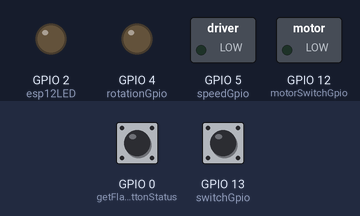
This sketch was run on a simulated ESP8266 (NodeMCU). Parts: switched loads named in the sketch (green lamp = pin HIGH), output pins drawn as LEDs (lit = HIGH). Dashed ring = blinking. The inputs (shaded band) are chosen by the test bench; at power-on: GPIO 0 (getFlashButtonStatus) HIGH, GPIO 13 (switchGpio) HIGH. WiFi joins after 1.5 s; servers stay silent unless stated; EEPROM starts erased; what the sketch prints to the serial monitor is not drawn. At 15.5 s the program puts the board to deep sleep or switches it off; the recording ends there.

Above: at 5.0 s.
5.1 s: GPIO 0 (getFlashButtonStatus) pulled LOW for 3.2 s
At 6.06 s:
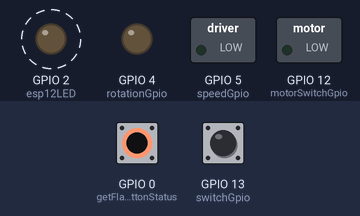
At 9.7 s:
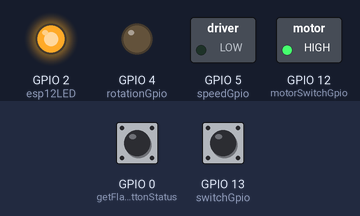
9.8 s: GPIO 13 (switchGpio) pulled LOW for 3.2 s
At 11.0 s:
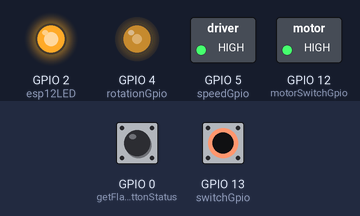
15.4 s: GPIO 13 (switchGpio) pulled LOW for 0.15 s
Timing chart, 0 to 15.5 s (numbered marks = the images above; inputs shaded):
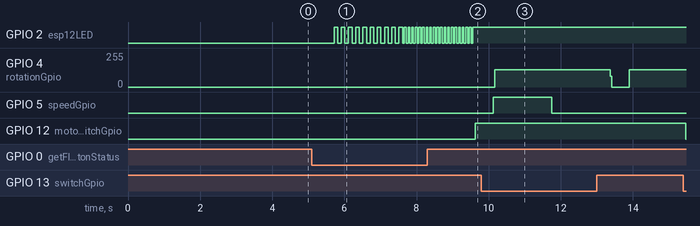

The sketch:

solartracker.ino
```cpp
#include <time.h>
#include <EEPROM.h>

#define STASSID "XXXXXXXX"  // your network SSID (name)
#define STAPSK  "YYYYYYYY"  // your network password
#define LATITUDE 35.658;    // ido (e.g. Tokyo tower)
#define LONGTITUDE 139.745; // keido

//#define MEASURE
//#define SWITCH_TEST
//#define MOTOR_TEST

/// begin of wifi
#include <ESP8266WiFi.h>
#include <WiFiUdp.h>
const char * ssid = STASSID;
const char * pass = STAPSK;
unsigned int localPort = 2390;      // local port to listen for UDP packets

/* Don't hardwire the IP address or we won't get the benefits of the pool.
    Lookup the IP address for the host name instead */
IPAddress timeServerIP; // time.nist.gov NTP server address
const char* ntpServerName = "time.nist.gov";

const int NTP_PACKET_SIZE = 48; // NTP time stamp is in the first 48 bytes of the message

byte packetBuffer[NTP_PACKET_SIZE]; //buffer to hold incoming and outgoing packets

// A UDP instance to let us send and receive packets over UDP
WiFiUDP udp;

void setupWIFI() {
  // connecting to a WiFi network
  Serial.print("\nConnecting to ");
  Serial.println(ssid);
  WiFi.mode(WIFI_STA);
  WiFi.begin(ssid, pass);
  int count = 0;
  while (WiFi.status() != WL_CONNECTED) {
    delay(500);
    Serial.print(".");
    count++;
    if (count >= 50) {
      Serial.println("\nGive up connection! Reset!");
      Serial.println("Reset!");
      ESP.reset();
    }
  }
  Serial.println();
  Serial.print("WiFi connected. IP address: ");
  Serial.println(WiFi.localIP());
  Serial.println("Starting UDP");
  udp.begin(localPort);
  Serial.print("Local port: ");
  Serial.println(udp.localPort());
  delay(1000);
}

// send an NTP request to the time server at the given address
void sendNTPpacket(IPAddress& address) {
  Serial.println("sending NTP packet...");
  // set all bytes in the buffer to 0
  memset(packetBuffer, 0, NTP_PACKET_SIZE);
  // Initialize values needed to form NTP request
  // (see URL above for details on the packets)
  packetBuffer[0] = 0b11100011;   // LI, Version, Mode
  packetBuffer[1] = 0;     // Stratum, or type of clock
  packetBuffer[2] = 6;     // Polling Interval
  packetBuffer[3] = 0xEC;  // Peer Clock Precision
  // 8 bytes of zero for Root Delay & Root Dispersion
  packetBuffer[12]  = 49;
  packetBuffer[13]  = 0x4E;
  packetBuffer[14]  = 49;
  packetBuffer[15]  = 52;

  // all NTP fields have been given values, now
  // you can send a packet requesting a timestamp:
  udp.beginPacket(address, 123); //NTP requests are to port 123
  udp.write(packetBuffer, NTP_PACKET_SIZE);
  udp.endPacket();
}
/// end of wifi

bool getDate(int &yearDay, double &hour) {
  //get a random server from the pool
  WiFi.hostByName(ntpServerName, timeServerIP);

  sendNTPpacket(timeServerIP); // send an NTP packet to a time server
  // wait to see if a reply is available
  delay(2000);

  int packetSize = 0;
  if (packetSize = udp.parsePacket() != 0) {
    Serial.print("packet received, length=");
    Serial.println(packetSize);
    // We've received a packet, read the data from it
    udp.read(packetBuffer, NTP_PACKET_SIZE); // read the packet into the buffer

    //the timestamp starts at byte 40 of the received packet and is four bytes,
    // or two words, long. First, esxtract the two words:

    unsigned long highWord = word(packetBuffer[40], packetBuffer[41]);
    unsigned long lowWord = word(packetBuffer[42], packetBuffer[43]);
    // combine the four bytes (two words) into a long integer
    // this is NTP time (seconds since Jan 1 1900):
    unsigned long secsSince1900 = highWord << 16 | lowWord;
    Serial.print("Seconds since Jan 1 1900 = ");
    Serial.println(secsSince1900);

    // now convert NTP time into everyday time:
    // Unix time starts on Jan 1 1970. In seconds, that's 2208988800:
    const unsigned long seventyYears = 2208988800UL;
    // subtract seventy years:
    unsigned long epoch = secsSince1900 - seventyYears;
    // print Unix time:
    // print the hour, minute and second:
    epoch += 9 * 60 * 60;                    // UTC -> JPN. UTC is the time at Greenwich Meridian (GMT)

    time_t time = epoch;
    struct tm *now = localtime(&time);
    char str[80];
    strftime(str, sizeof(str), "%a %Y-%m-%d %H:%M:%S", now);
    Serial.print("The JPN time is ");
    Serial.println(str);
    yearDay = now->tm_yday + 1;
    hour = now->tm_hour + now->tm_min / 60.0 + now->tm_sec / (60.0 * 60.0);
    Serial.print("Year day=");
    Serial.print(yearDay);
    Serial.print(" Hour=");
    Serial.println(hour);
    return true;
  }
  Serial.println("Cannot get packet.");
  return false;
}

struct MotorPosition {
  float angle;
  int rotation;
};

// 80 mm = 10 rounds
// 265 mm = 33 rounds
// 527/16 = 32.9
const MotorPosition motorPositionTable[]
   = {{132.0,  0}, {137.0,  2}, {141.0,  4}, {146.0,  6}, {151.0,  8},
      {155.0, 10}, {160.0, 12}, {165.0, 14}, {170.0, 16}, {175.0, 18},
      {180.0, 20}, {185.0, 22}, {190.0, 24}, {195.0, 26}, {200.5, 28},
      {205.0, 30}, {210.0, 32}, {216.5, 34}};

int getSolarPositionTableSize() {
  return sizeof(motorPositionTable) / sizeof(MotorPosition);
}

int getSolarPosition(double azimuth) {
  int arraySize = getSolarPositionTableSize();
  for (int idx = 0; idx < arraySize; idx++) {
    if (motorPositionTable[idx].angle > azimuth) {
      if (idx == 0) {
        return motorPositionTable[idx].rotation;
      }
      float rotate = motorPositionTable[idx - 1].rotation + (motorPositionTable[idx].rotation - motorPositionTable[idx - 1].rotation) *
                     (azimuth - motorPositionTable[idx - 1].angle) / (motorPositionTable[idx].angle - motorPositionTable[idx - 1].angle);
      return floor(rotate);
    }
  }
  return motorPositionTable[arraySize - 1].rotation;
}

class Motor {
  public:
  Motor() {
    motorSwitchGpio = 12;
    rotationGpio = 4;
    speedGpio = 5;
    switchGpio = 13;
  }
  void setup() {
    pinMode(motorSwitchGpio, OUTPUT);
    digitalWrite(motorSwitchGpio, LOW);  // right away power down to save electricity.
    pinMode(rotationGpio, OUTPUT);
    pinMode(speedGpio, OUTPUT);
    pinMode(switchGpio, INPUT_PULLUP);
    powerOff();
  }
  void powerOn() {
    motorOn = true;
    digitalWrite(motorSwitchGpio, HIGH);
    Serial.println("* Power ON");
    delay(500);
  }
  void powerOff() {
    motorOn = false;
    digitalWrite(motorSwitchGpio, LOW);
    Serial.println("* Power OFF");
  }
  void rotate() {
    yield(); // to avoid watchdog timer
    for (int x = 0; x < 200; x++) {
      digitalWrite(rotationGpio, HIGH);
      delayMicroseconds(speed);
      digitalWrite(rotationGpio, LOW);
      delayMicroseconds(speed);
    }
  }
  void rotateOne() {
    setDirection();
    rotate();
  }
  void setDirection() {
    switch (direction) {
      case 0: digitalWrite(speedGpio, HIGH); break;
      case 1: digitalWrite(speedGpio, LOW);  break;
    }
  }
  bool rotate(int frequency) {
    if (!motorOn) {
      return false;
    }
    setDirection();
    // frequency:16 = 1 round because of 16th step
    Serial.print("Rotate: ");
    for (int r = 0; r < frequency; r++) {
      if (switchOn()) {
        Serial.println();
        return false;
      }
      if (r % 16 == 0) {
        Serial.print(".");
      }
      rotate();
    }
    Serial.println();
    return true;
  }

  bool switchOn() { return digitalRead(switchGpio) == LOW; }

  bool checkMotorSwitch() {
    if (motorOn && switchOn()) {
      // reverse the motor
      direction = !direction;
      for (int r = 0; r < 50; r++) {
        if (!switchOn()) {
          break;
        }
        rotateOne();
      }
      if (switchOn()) {
        Serial.println("checkMotorSwitch: something wrong");
        return true;
      }
      // one more to make sure.
      rotateOne();
      return true;
    }
    return false;
  }

  void checkSwitch() {
    if (switchOn()) {
      if (motorOn) {
        // stop the motor
        powerOff();
      }
      delay(500);  // ms
      if (!switchOn()) {
        // start
        powerOn();
        direction = !direction;
      }
      delay(1000);  // ms
    }
  }

  bool goEdge() {
    powerOn();
    if (switchOn()) {
      Serial.println("goEdge: switch is ON.");
      // already switch on, that means it is at any edge.
      // opposite edge?
      for (int i = 0; i < 8; i++) {
        rotateOne();
      }
      if (switchOn()) {
        Serial.println("goEdge: switch is ON again, after moving.");
        // not opposite site, already the edge.
        direction = !direction;
        for (int i = 0; i < 8; i++) {
          rotateOne();
        }
        direction = !direction;
        powerOff();
        return true;
      } else {
        // opposite size
      }
    }
    // go east during switch is off
    for (int r = 1; r < 50 * 16; r++) { // if r reaches 50, it means that the panels cannot move.
      if (checkMotorSwitch()) {
        powerOff();
        return true;
      }
      rotateOne(); // 1 : 1/16 round because of 16th step
    }
    powerOff();
    return false;
  }

  void setEast() { direction = 0; }
  void setWest() { direction = 1; }

  bool goEast() {
    Serial.println("go East");
    setEast();
    return goEdge();
  }

  bool goWest() {
    Serial.println("go West");
    setWest();
    return goEdge();
  }

  int motorSwitchGpio;
  int rotationGpio;
  int speedGpio;
  int switchGpio;

  int direction = 0;
  int speed = 500;
  bool motorOn = false;
};

Motor motor;

void setHour(double hour) {
  double *ptr = (double *)&EEPROM[0];
  *ptr = hour;
  EEPROM.commit();
}

double getHour() {
  byte v = 0;
  for (int i = 0; i < 8; i++) {
    v |= EEPROM[i];
  }
  if (v == 0) {
    return -1.0; // not set
  }
  double *ptr = (double *)&EEPROM[0];
  return *ptr;
}

void setRunMode(byte mode) {
  EEPROM[8] = mode;
  EEPROM.commit();
}

byte getRunMode() {
  return EEPROM[8];
}

void measure() {
  motor.setup();
  Serial.println("goEast");
  int d = 10;
  motor.goEast();
  delay(d * 1000);
  // 80mm = 10 rounds
  // 265mm = 33 rounds
  motor.setWest();
  Serial.println("go west");
  for (int c = 0; c < 35; c++) {
    Serial.print("c=");
    Serial.println(c);
    Serial.print("r=");
    Serial.println(c * 2);
    motor.powerOn();
    for (int r = 0; r < 2 * 16; r++) {
      motor.rotateOne();
      if (motor.checkMotorSwitch()) {
        delay(10 * 1000);
        return;
      }
    }
    motor.powerOff();
    delay(d * 1000);
  }
}

int getFlashButtonStatus() {
  const int esp12LED = 2;
  pinMode(esp12LED, OUTPUT);
  pinMode(0, INPUT_PULLUP);
  for (int i = 0; i < 10; i++) {
    digitalWrite(esp12LED, LOW); // Turn on
    delay(100);
    digitalWrite(esp12LED, HIGH); // Turn off
    delay(100);
  }
  if (digitalRead(0) == HIGH) {
    Serial.println("Flash button is released. (0)");
    return 0;
  }
  Serial.println("Flash button is pressed.");
  for (int i = 0; i < 20; i++) {
    digitalWrite(esp12LED, LOW); // Turn on
    delay(50);
    digitalWrite(esp12LED, HIGH); // Turn off
    delay(50);
  }
  if (digitalRead(0) == HIGH) {
    Serial.println("Flash button is released. (1)");
    return 1;
  }
  digitalWrite(esp12LED, LOW); // Turn on
  delay(3000);
  digitalWrite(esp12LED, HIGH); // Turn off
  Serial.println("Flash button is pushed. (2)");
  return 2;
}

void setup() {
  delay(100);
  motor.setup();  // only to stop the motor right away.
  delay(1000);
  Serial.begin(74880);
  Serial.println("\n\nSun tracking start.");

  EEPROM.begin(512);
#ifdef MEASURE
  // Important! To measure directions of the panels.
  Serial.println("Measure directions.");
  measure();
  return;
#endif
#ifdef SWITCH_TEST
  for (;;) {
    delay(500);
    if (motor.switchOn()) {
      Serial.println("On");
    } else {
      Serial.println("Off");
    }
  }
#endif
#ifdef MOTOR_TEST
  // check motor.
  motor.setup();
  for (;;) {
    Serial.println("goWestt");
    motor.goWest();
    Serial.println("goEast");
    motor.goEast();
  }
  return;
#endif
  // Normal procedure
  setupWIFI();
  int yearDay;
  double hour;
  bool stat = false;

  for (int i = 0; i < 10; i++) {
    if (stat = getDate(yearDay, hour)) {
      break;
    }
    delay(500);
  }
  if (!stat) {
    ESP.restart();
  }
  double prevHour = getHour();
  byte runMode = getFlashButtonStatus();
  if (runMode > 0) {
    Serial.print("Initialization is set. ");
    Serial.println(runMode);
    if (runMode == 2) {
      if (getRunMode() == 0) {
        // run mode 2 init
        prevHour = 4.5;
      } else {
        runMode = 0; // clear!
        Serial.println("run mode is clear");
      }
      setRunMode(runMode);
    }
  } else {
    runMode = getRunMode();
    if (runMode != 0) {
      Serial.print("Run mode=");
      Serial.println(runMode);
    }
  }
  if (runMode == 2) {
    // for test
    hour = prevHour + 1.0;
    if (hour > 24.0) hour -= 24.0;
  }
  Serial.print("*** Hour=");
  Serial.print(prevHour);
  Serial.print("->");
  Serial.println(hour);
  double azimuth, altitude;
  getSunPosition(yearDay, hour, azimuth, altitude);
  setHour(hour);
  if (hour > 20.0 && hour < 21.0) {
    motor.goEast();
    deepSleep(hour, runMode);
  }
  Serial.print("sun pos=");
  Serial.print(altitude);
  Serial.print(":");
  Serial.print(azimuth);
  Serial.println();
  int pos = getSolarPosition(azimuth);
  Serial.print("panel pos=");
  Serial.println(pos);
  if (pos >= 0 && prevHour >= 0.0 || runMode == 1) {
    double prevAzimuth, prevAltitude;
    getSunPosition(yearDay, prevHour, prevAzimuth, prevAltitude);
    int prevPos = getSolarPosition(prevAzimuth);
    Serial.print("prev panel pos=");
    Serial.println(prevPos);
    if (runMode == 1) {
      prevPos = 0;
    }
    int rounds = (pos - prevPos) * 16;
    Serial.print("rounds=");
    Serial.print(rounds);
    Serial.print(",");
    Serial.println(rounds / 16);
    rounds = rounds < 0 ? 0 : rounds;
    if (rounds > 0 || runMode == 1) {
      if (motor.switchOn() || runMode == 1) {
        if (runMode == 1) {
          Serial.println("Initialize!!");
        }
        if (!motor.goEast()) {
          Serial.println("Cannot move the pannels. Something wrong!!!!!!!!");
          deepSleep(hour, runMode);
        }
        rounds = pos * 16;
        if (runMode == 1 && (hour > 20.0 || hour < 3.0)) {
          // after going East, moving is unnecessary.
          rounds = 0;
        }
      }
      if (rounds != 0) {
        motor.setWest();
        motor.powerOn();
        motor.rotate(rounds);
        motor.powerOff();
      }
    }
  }
  deepSleep(hour, runMode);
}

void getSunPosition(int yearDay, double hour, double &azimuth, double &altitude) {
  // http://butterflyandsky.fan.coocan.jp/sky2/calc/sunalt.html
  // http://www.es.ris.ac.jp/~nakagawa/met_cal/solar.html
  double latitude = LATITUDE; // ido
  double longitude = LONGTITUDE; // keido
  double latitudeRad = latitude * M_PI / 180.0;
  double theta = (yearDay - 1) * 2.0 * M_PI / 365.0;
  double delta = 0.006918 - 0.399912 * cos(theta) + 0.070257  * sin(theta) - 0.006758 * cos(2.0 * theta) +
                 0.000907 * sin(2.0 * theta) - 0.002697 * cos(3.0 * theta) + 0.00148 * sin(3.0 * theta);
  double eq = 0.000075 + 0.001868 * cos(theta) - 0.032077 * sin(theta) - 0.014615 * cos(2.0 * theta) - 0.040849 * sin(2.0 * theta);
  double jstmLongitude = 135.0;
  double ha = (hour - 12.0) * M_PI / 12.0 + (longitude - jstmLongitude) * M_PI / 180.0 + eq;
  double alpha = asin(sin(latitudeRad) * sin(delta) + cos(latitudeRad) * cos(delta) * cos(ha));
  double phi = atan2( cos(latitudeRad) * cos(delta) * sin(ha), sin(latitudeRad) * sin(alpha) - sin(delta));
  // alpha: horizon is zero
  altitude = alpha * 180.0 / M_PI;
  // phi: North is zero degree, east is 90 degrees, west is 270 degrees.
  azimuth = phi * 180.0 / M_PI;
  azimuth += 180.0;  // North is 0.
}

void deepSleep(double hour, byte runMode) {
  unsigned long sec; // interval time
  if (hour < 6.0 || hour > 18.4) {
    sec = 60 * 60 * 1; // 1 hour
  } else {
    sec = 60 * 15; // 15 min
  }
  // sleep
  if (runMode == 2) {
    // For test
    sec = 3;
    Serial.print("wake up ");
    Serial.print(sec);
    Serial.print(" minitus lator.");
  }
  Serial.print("deep sleep sec=");
  Serial.println(sec);
  sec *= 1000 * 1000;
  Serial.println(sec);
  Serial.print("wake up at ");
  Serial.println((float)sec / 1000.0 / 1000.0 / 60.0 / 60.0 + hour);
  ESP.deepSleep(sec);  // sleep until next interval
  Serial.println("Bye");
}

void loop() {
}
```

Measured:
- after the input at 5.1 s, GPIO 2 (esp12LED): alternates HIGH for 0.05 s and LOW for 0.05 s, starting after 2.5 s; GPIO 12 (motorSwitchGpio): LOW → HIGH after 4.5 s
